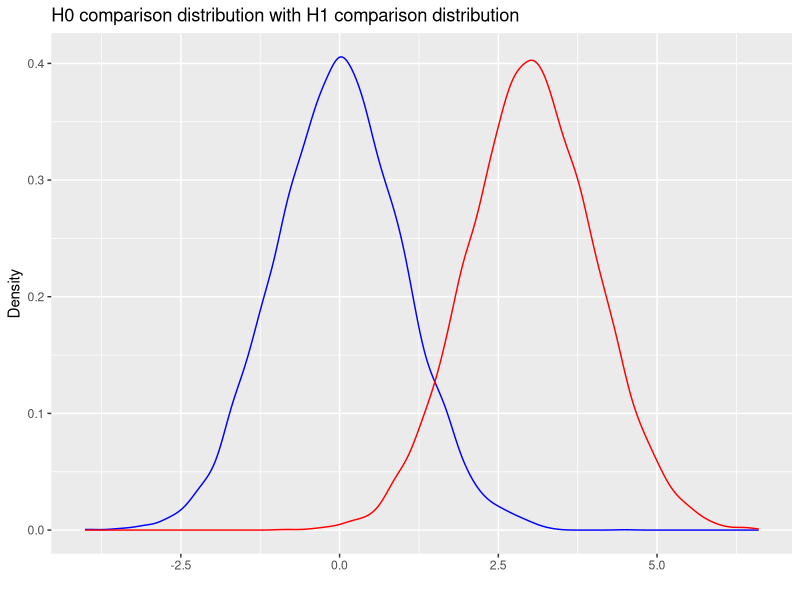

This figure's R source:
## ---- chunk 1
library(ggplot2)
pop <- data.frame(pop1 = rnorm(n = 10000, mean = 0))
sam <- data.frame(pop2 = rnorm(n = 10000, mean = 3))
ggplot() + geom_density(data = pop, aes(x = pop1), colour = 'blue') + 
  geom_density(data = sam, aes(x = pop2), colour = 'red') + 
  geom_vline(x = 1.96, linetype = 'dashed') +
  ggtitle("H0 comparison distribution with H1 comparison distribution") + 
  xlab("") + ylab("Density")
